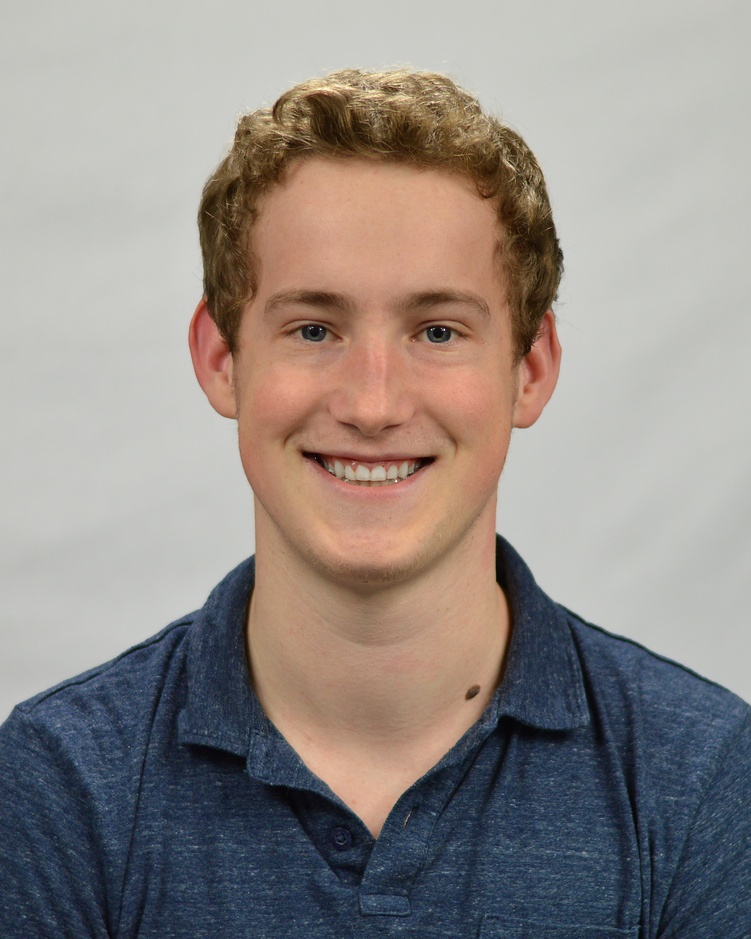
#> input picture OpenCV/FaceIdentifier/Ben_Hers.jpg, 751 x 939 px, shrunk from 2885 x 3607 before the run
$ python faceidentifier.py
#> lines starting #> are read from the running program, lines starting #| are printed output that depends on the picture; after the words box and inside, x2 and y2 are one past the last pixel; in counts of white or black regions, pixels touching at a corner belong together
import cv2 as cv
import numpy as np

face_cascade_classifier = cv.CascadeClassifier("C:/Users/Ben/Documents/OpenCV/opencv/sources/data/haarcascade_frontalface_default.xml")
if face_cascade_classifier.empty() == True:
    print("No XML")
else:
    img = cv.imread('Ben_Hers.jpg')
#> img is the input picture: shape (939, 751, 3); mean B, G, R 134.6, 138.7, 146.1
    gray = cv.cvtColor(img,cv.COLOR_BGR2GRAY)
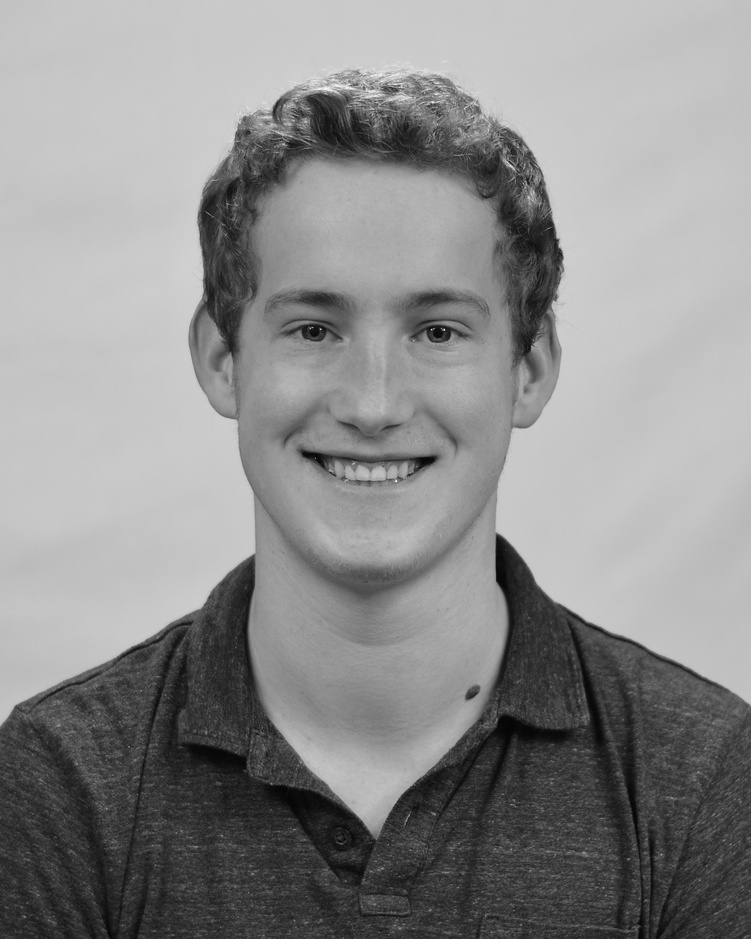
#> gray: shape (939, 751); min 2, max 250, mean 140.4
    faces = face_cascade_classifier.detectMultiScale(gray,1.3,5)
#> faces = [[179, 172, 390, 390]]
    for (x,y,w,h) in faces:
        cv.rectangle(img,(x,y),(x+w,y+h),(255,0,0),2)
        roi_gray = gray[y:y+h, x:x+w]
        roi_color = img[y:y+h, x:x+w]
#> this loop made 1 pass
#> pass 1, `roi_gray = gray[y:y+h, x:x+w]`:
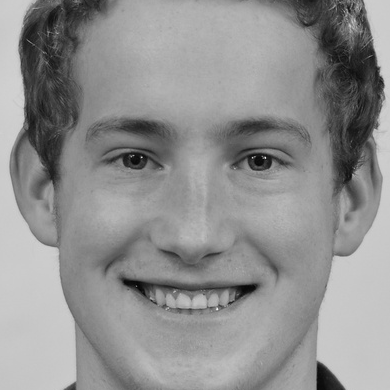
#> roi_gray: shape (390, 390); min 4, max 247, mean 144.5
#> pass 1, `roi_color = img[y:y+h, x:x+w]`:
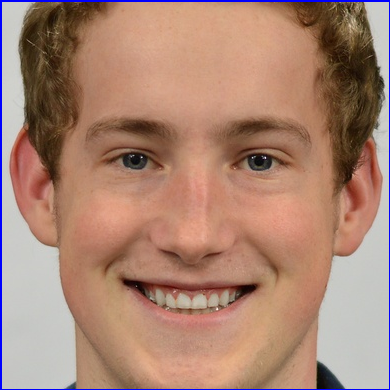
#> roi_color: shape (390, 390, 3); mean B, G, R 115.9, 133.1, 170.7
#> after the loop:
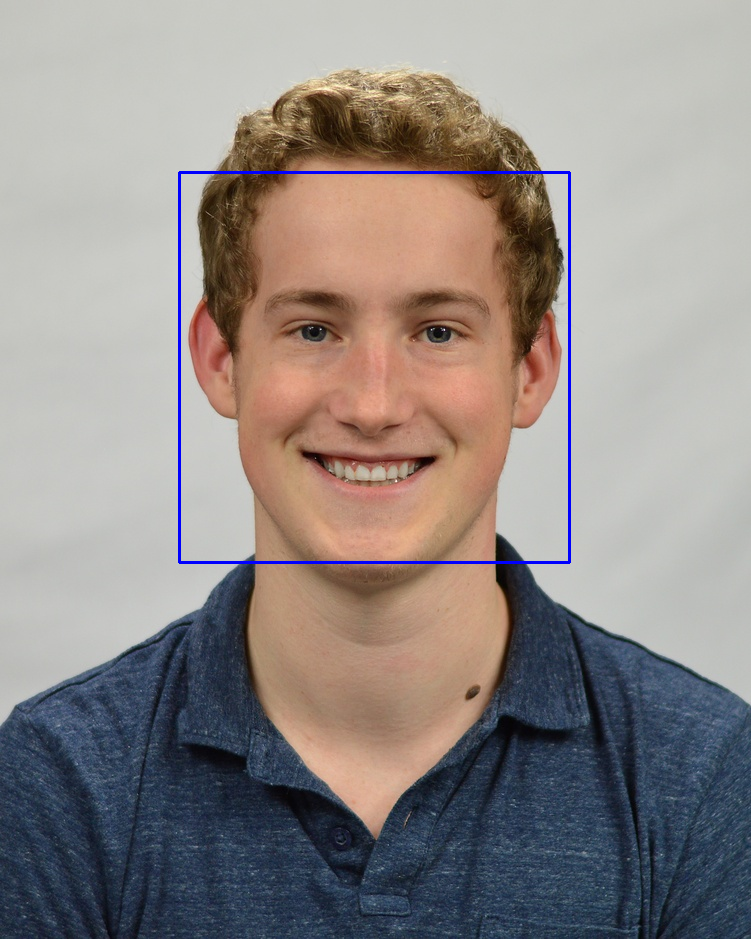
#> img: shape (939, 751, 3); 0.66% of pixels changed, all inside (x1, y1, x2, y2) = (178, 171, 571, 564)

    cv.imshow('img',img)
    cv.waitKey(0)
    cv.destroyAllWindows()
